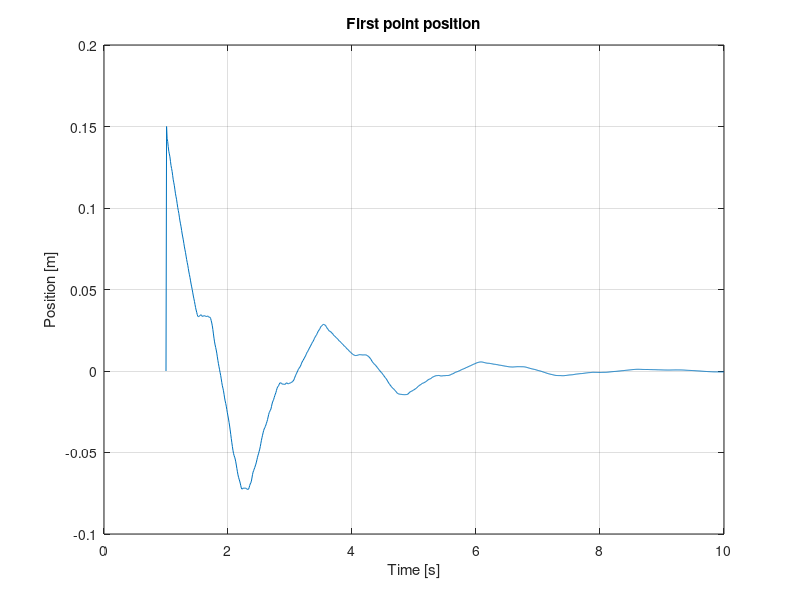
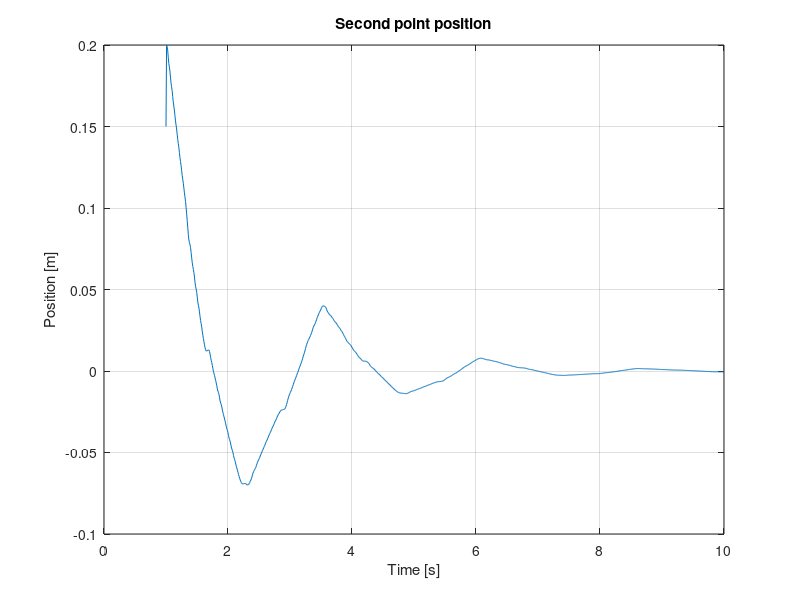

Write MATLAB code to recreate these figures, in order.
%This routine calculates the lambda coefficient that makes the string oscillate with less than 0.001 
%(measured at the points corresponding to x=0.2 and x=0.75) around zero for a time of ten seconds.
%The solved equation is for a double-pinned string

clear all; close all; clc; %Limpa as variaveis e a tela

%Dados de entrada
L=1;                       %Rope length
T=1;                       %Tension in the rope
rho=0.5;                   %Rope density
tmax=10;                   %Damping time
dt=0.01;                   %Time step
Nx=100;                    %Number of cells
dx=L/Nx;                   %Cell dimension
Nt=(tmax/dt)+1;            %Number of time steps
alpha=T/rho;               %Tension over density
i=1;                       %Time counter
j=2;                       %Cell counter
t=1;                       %Time counter
temp=linspace (t,tmax,Nt); %Total simulation time
ermax=0.001;               %Biggest difference to consider the rope stopped
er=10;                     %Initial guess for error
lambda=0.1;                %Initial guess for the damping coefficient

%Boundary conditions
% y(1,1)=0;
% y(1,Nx+1)=0;

%Initial conditions
x1=[0 0.2];
x2=[0.2 0.75];
x3=[0.75 1];
y1=[0 0.15];
y2=[0.15 0.2];
y3=[0.2 0];
a1=polyfit(x1,y1,1);
a2=polyfit(x2,y2,1);
a3=polyfit(x3,y3,1);

while abs(er)>ermax
    %Initial condition of the rope
    for j=1:(Nx+1)
        if (j-1)*dx<0.2
            y(1,j)=(j-1)*dx*a1(1)+a1(2);
            j1=j;
        elseif (j-1)*dx<0.75
            y(1,j)=(j-1)*dx*a2(1)+a2(2);
            j2=j;
        else
            y(1,j)=(j-1)*dx*a3(1)+a3(2);
        end
    end
    y(2,:)=y(1,:);
    j=1;

    %Equation coefficients
    c1=((2*alpha/(dt*dt))-2/(dx*dx));
    c2=((lambda/dt)-(alpha/(dt*dt)));
    c3=(1/(dx*dx));
    d1=((alpha/(dt*dt))+(lambda/dt));

    %Time advance calculation
    for t=3:Nt
        for j=2:(Nx-1)                                             
            y(3,j)=(c1*y(2,j)+c2*y(1,j)+c3*(y(2,j+1)+y(2,j-1)))/d1;
        end
        y1(t)=y(3,j1);
        y2(t)=y(3,j2);
        y(1,:)=y(2,:);
        y(2,:)=y(3,:);   
    end
    
    %Maximum error test
    if abs(y2(Nt))>abs(y1(Nt))
        er=y2(Nt);
    else
        er=y1(Nt);
    end
    if abs(er)>ermax
        lambda=lambda*1.618;
    else
        mensagem=['The value of lambda ',num2str(lambda),' meets the condition'];
        disp(mensagem);
    end
end

figure(1)
plot(temp,y1)
grid on 
xlabel('Time [s]')
ylabel('Position [m]')
title('First point position')

figure(2)
plot(temp,y2)
grid on 
xlabel('Time [s]')
ylabel('Position [m]')
title('Second point position')